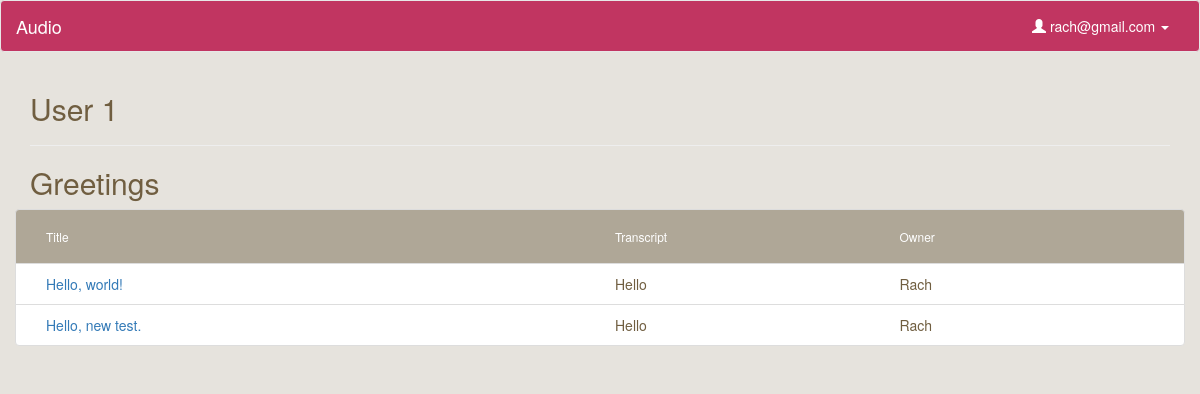
Before: /collection/1 (signed in) with the older database file.
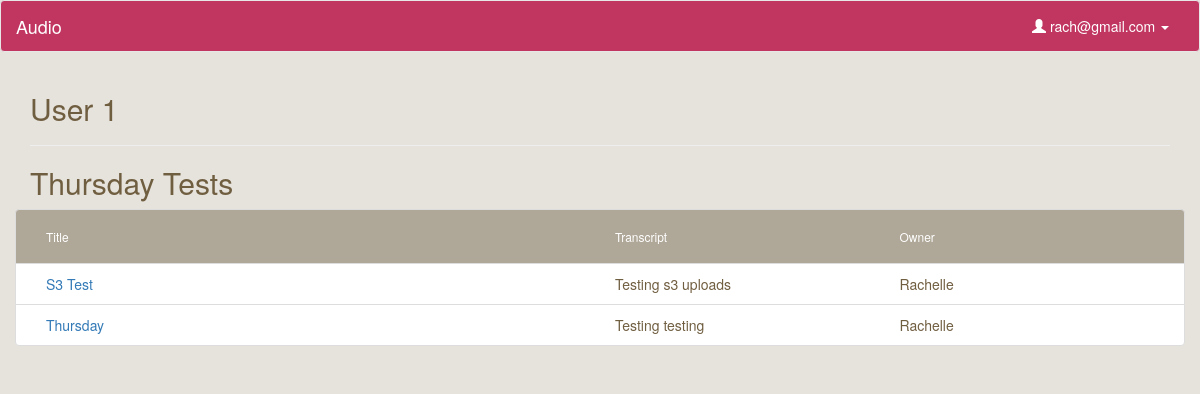
After: the same page with the newer database file.
### model.py (models this page shows, shortened)
class Collection(db.Model):
    __tablename__ = "Collections"
    id = db.Column(db.Integer, autoincrement=True, primary_key=True)
    user_id = db.Column(db.Integer, db.ForeignKey('Users.id'), nullable=False)
    title = db.Column(db.String, nullable=False, default='Untitled Collection')
    user = db.relationship("User", backref=db.backref("collections", order_by=id))

class Upload(db.Model):
    __tablename__ = "Uploads"
    id = db.Column(db.Integer, autoincrement=True, primary_key=True)
    user_id = db.Column(db.Integer, db.ForeignKey('Users.id'), nullable=False)
    title = db.Column(db.String, nullable=False, default='Untitled')
    path = db.Column(db.String(50))
    mimetype = db.Column(db.String(50), default='wav') # wav, jpg, mp3
    datetime = db.Column(db.DateTime, default=db.func.now(), onupdate=db.func.now()) # set datetime to current timestamp
    transcript = db.Column(db.Text)
    user = db.relationship("User", backref=db.backref("uploads", order_by=id))

class User(db.Model):
    __tablename__ = "Users"
    id = db.Column(db.Integer, autoincrement=True, primary_key=True)
    email = db.Column(db.String(100), nullable=False)
    password = db.Column(db.String(50), nullable=False)
    first_name = db.Column(db.String(50), nullable=False)
    last_name = db.Column(db.String(50), nullable=False)

### server.py (the view)
@app.route('/collection/<int:id>')
def collection_page(id):
	"""Show more information about a collection."""
	if 'email' in session: # if logged in
		user_email = session['email']
		user = User.query.filter_by(email=user_email).first()
		this_collection = Collection.query.filter_by(id=id).first()
		uploads = [cu.upload for cu in this_collection.collectionsuploads]
		collectionusers = CollectionsUsers.query.filter_by(collection_id=id).all()
		return render_template('collection.html', user=user, collection=this_collection, uploads=uploads)
	else:
		flash('You don\'t have access to view this page')
		return redirect('/')

### templates/collection.html
{% extends 'base.html' %}
{% block content %}
    <h2>User {{ user.id }}</h2>
    <hr>
    <h2>{{ collection.title }}</h2>
    {% if uploads %}
    <div class="file-box">
        <ul class="list-group">
            <li class="list-group-item list-group-heading row">
                <div class="name col-sm-6">
                    <h6>Title</h6>
                </div>
                <div class="col-sm-3">
                    <h6>Transcript</h6>
                </div>
                <div class="col-sm-3">
                    <h6>Owner</h6>
                </div>
            </li>
            {% for upload in uploads %}
                <li class="list-group-item row">
                    <div class="col-sm-6">
                        <a href="/listen/{{ upload.id }}">{{ upload.title }}</a>
                    </div>
                    <div class="col-sm-3">
                        {{ upload.transcript }}
                    </div>
                    <div class="col-sm-3">
                        {{ upload.user.first_name }}
                    </div>
                </li>
            {% endfor %}
        </ul>
    </div>
    {% endif %}
{% endblock %}

Changed rows visible on the page:
no longer on this page (row edited): Upload: title "Hello, world!", transcript "Hello", user.first_name "Rach"
removed Upload: title "Hello, new test.", transcript "Hello", user.first_name "Rach"
changed Collection: title "Greetings" → "Thursday Tests"
now on this page (row edited): Upload: title "S3 Test", transcript "Testing s3 uploads", user.first_name "Rachelle"
now on this page (row edited): Upload: title "Thursday", transcript "Testing testing", user.first_name "Rachelle"
